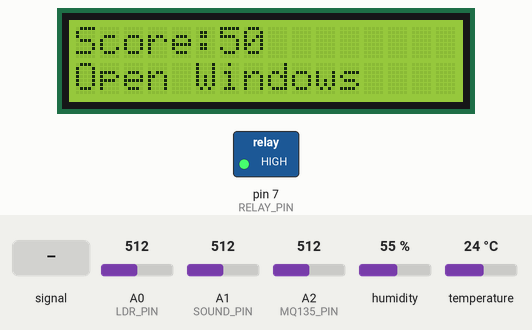
A sketch run on a simulated Arduino Uno, built with avr-gcc and run on an emulated ATmega328P. On the bench: 16×2 character LCD, switched loads named in the sketch (green lamp = pin HIGH). Inputs (shaded band) come from the test bench; at power-on: A2 (MQ135_PIN) = 512, A0 (LDR_PIN) = 512, A1 (SOUND_PIN) = 512, humidity 55 %, temperature 24 °C. What the sketch prints to the serial monitor is not drawn.

Above: at 3.2 s.
3.3 s: A2 (MQ135_PIN) set to 415
6.7 s: A2 (MQ135_PIN) set to 393
At 8.6 s:
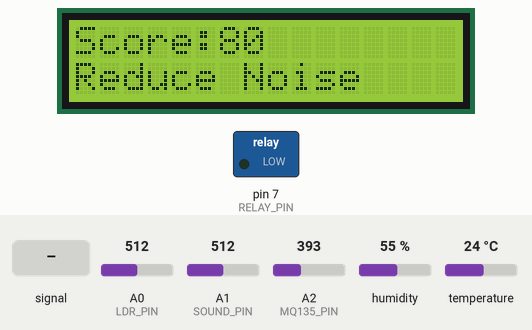
8.9 s: A1 (SOUND_PIN) fed a 1000 Hz sine of ±255 counts around its level
At 12.0 s:
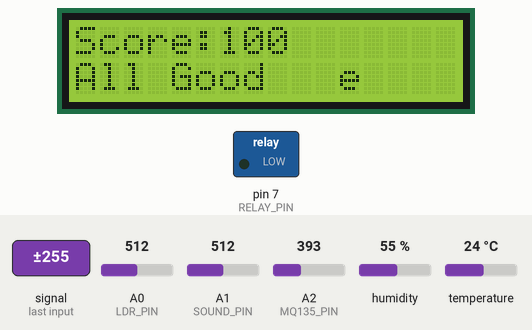
15.0 s: A0 (LDR_PIN) set to 312
18.5 s: A0 (LDR_PIN) set to 293
At 21.6 s:
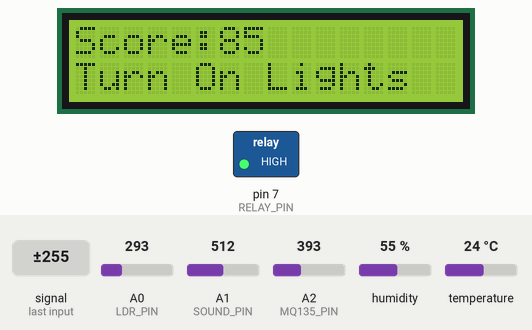
22.6 s: A0 (LDR_PIN) set to 306
At 24.2 s:
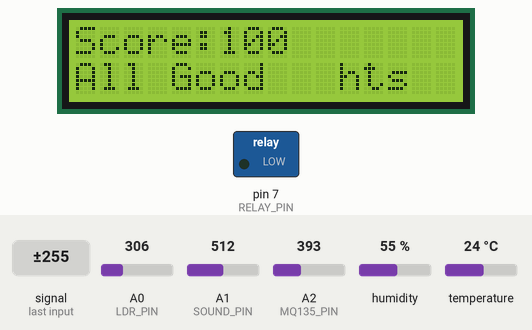
Timing chart, 0 to 25.7 s (numbered marks = the images above; inputs shaded):
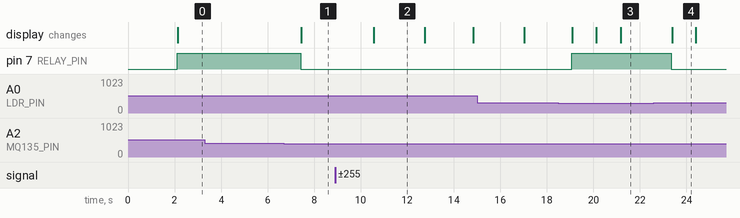

Measured:
- the behaviour switches between 401 and 400 on A2 (MQ135_PIN) (found by bisection; images 0 and 1)
- the behaviour switches between 300 and 299 on A0 (LDR_PIN) (found by bisection; images 2 and 3)
- after the input at 3.3 s, every drawn part: stays the same
- after the input at 6.7 s, pin 7 (RELAY_PIN): HIGH → LOW after 0.72 s; the display: changes after 0.74 s (image 1)
- after the input at 8.9 s, the display: changes after 1.7 s (image 2)
- after the input at 18.5 s, pin 7 (RELAY_PIN): LOW → HIGH after 0.57 s; the display: changes after 0.60 s (image 3)
- after the input at 22.6 s, pin 7 (RELAY_PIN): HIGH → LOW after 0.76 s; the display: changes after 0.78 s (image 4)
- what the display in image 2 shows lasts 2.2 s, from 10.6 s to 12.8 s

The sketch:

room_environment.ino
```cpp
#include <Wire.h>
#include <LiquidCrystal_I2C.h>
#include <DHT.h>

// -------------------- PIN DEFINITIONS --------------------
#define DHTPIN 2
#define DHTTYPE DHT11

#define LDR_PIN A0
#define SOUND_PIN A1
#define MQ135_PIN A2

#define RELAY_PIN 7

// -------------------- OBJECTS --------------------
DHT dht(DHTPIN, DHTTYPE);
LiquidCrystal_I2C lcd(0x27, 16, 2);  // Change address if needed

// -------------------- VARIABLES --------------------
float temperature = 0;
float humidity = 0;

int lightValue = 0;
int soundValue = 0;
int airValue = 0;

int attentionScore = 100;

unsigned long previousMillis = 0;
const long interval = 5000; // 5 sec logging

// -------------------- SETUP --------------------
void setup() {
  Serial.begin(9600);

  dht.begin();
  lcd.init();
  lcd.backlight();

  pinMode(RELAY_PIN, OUTPUT);
  digitalWrite(RELAY_PIN, LOW);

  lcd.setCursor(0, 0);
  lcd.print("Smart Classroom");
  lcd.setCursor(0, 1);
  lcd.print("System Start");
  delay(2000);
  lcd.clear();
}

// -------------------- LOOP --------------------
void loop() {

  // -------- READ SENSORS --------
  temperature = dht.readTemperature();
  humidity = dht.readHumidity();

  lightValue = analogRead(LDR_PIN);
  soundValue = analogRead(SOUND_PIN);
  airValue = analogRead(MQ135_PIN);

  // -------- CALCULATE ATTENTION SCORE --------
  attentionScore = 100;

  // CO2 / Air Quality
  if (airValue > 400) {
    attentionScore -= 30;
  }

  // Noise
  if (soundValue > 500) {
    attentionScore -= 25;
  }

  // Light
  if (lightValue < 300) {
    attentionScore -= 20;
  }

  // Temperature comfort
  if (temperature > 30 || temperature < 20) {
    attentionScore -= 10;
  } else {
    attentionScore += 5;
  }

  // Clamp score
  if (attentionScore > 100) attentionScore = 100;
  if (attentionScore < 0) attentionScore = 0;

  // -------- SMART RECOMMENDATION ENGINE --------
  String suggestion = "All Good";

  if (airValue > 400) {
    suggestion = "Open Windows";
  }
  else if (soundValue > 500) {
    suggestion = "Reduce Noise";
  }
  else if (lightValue < 300) {
    suggestion = "Turn On Lights";
  }

  // -------- AUTO CONTROL (RELAY) --------
  if (airValue > 400 || lightValue < 300) {
    digitalWrite(RELAY_PIN, HIGH);  // Turn ON
  } else {
    digitalWrite(RELAY_PIN, LOW);   // Turn OFF
  }

  // -------- LCD DISPLAY --------
  lcd.setCursor(0, 0);
  lcd.print("Score:");
  lcd.print(attentionScore);
  lcd.print("   ");

  lcd.setCursor(0, 1);
  lcd.print(suggestion);
  lcd.print("   ");

  // -------- SERIAL ANALYTICS --------
  unsigned long currentMillis = millis();

  if (currentMillis - previousMillis >= interval) {
    previousMillis = currentMillis;

    Serial.println("------ Classroom Data ------");
    Serial.print("Temp: "); Serial.print(temperature); Serial.println(" C");
    Serial.print("Humidity: "); Serial.print(humidity); Serial.println(" %");
    Serial.print("Light: "); Serial.println(lightValue);
    Serial.print("Noise: "); Serial.println(soundValue);
    Serial.print("Air Quality: "); Serial.println(airValue);
    Serial.print("Attention Score: "); Serial.println(attentionScore);
    Serial.print("Suggestion: "); Serial.println(suggestion);
    Serial.println("-----------------------------");
  }

  delay(1000);
}
```
